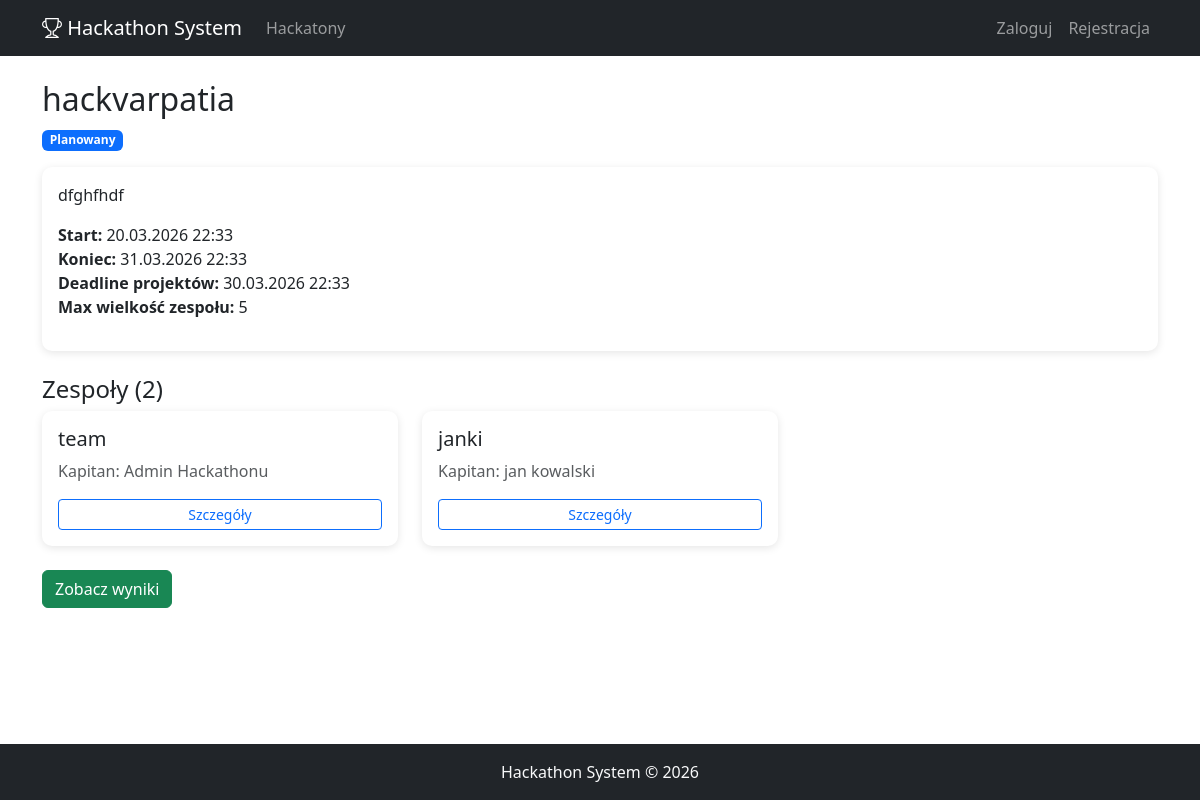
The app's page /hackathon/1/ with its own data.
### hackathon/models.py (models this page shows, shortened)
class Hackathon(models.Model):
    STATUS_CHOICES = [
        ('planned', 'Planowany'),
        ('active', 'Aktywny'),
        ('judging', 'Ocenianie'),
        ('finished', 'Zakończony'),
    ]
    name = models.CharField(max_length=200, verbose_name='Nazwa')
    description = models.TextField(verbose_name='Opis')
    date_start = models.DateTimeField(verbose_name='Data rozpoczęcia')
    date_end = models.DateTimeField(verbose_name='Data zakończenia')
    submit_deadline = models.DateTimeField(verbose_name='Deadline oddania projektów')
    status = models.CharField(max_length=20, choices=STATUS_CHOICES, default='planned', verbose_name='Status')
    max_team_size = models.PositiveIntegerField(default=5, verbose_name='Max wielkość zespołu')
    created_at = models.DateTimeField(auto_now_add=True)
    class Meta:
        ordering = ['-date_start']

### teams/models.py (models this page shows, shortened)
class Team(models.Model):
    name = models.CharField(max_length=200, verbose_name='Nazwa zespołu')
    hackathon = models.ForeignKey(Hackathon, on_delete=models.CASCADE, related_name='teams')
    captain = models.ForeignKey(User, on_delete=models.CASCADE, related_name='captained_teams')
    description = models.TextField(blank=True, verbose_name='Opis')
    created_at = models.DateTimeField(auto_now_add=True)
    class Meta:
        unique_together = ['name', 'hackathon']

### hackathon/views.py (the view)
# urls.py: path('<int:pk>/', views.hackathon_detail, name='detail'),
def hackathon_detail(request, pk):
    hackathon = get_object_or_404(Hackathon, pk=pk)
    teams = hackathon.teams.all()
    return render(request, 'hackathon/detail.html', {'hackathon': hackathon, 'teams': teams})

### hackathon/templates/hackathon/detail.html (shortened to what this page needs)
{% extends 'base.html' %}
{% block content %}
<h2>{{ hackathon.name }}</h2>
<span class="badge bg-primary mb-3">{{ hackathon.get_status_display }}</span>
<div class="card p-3 mb-4">
    <p>{{ hackathon.description }}</p>
    <p>
        <strong>Start:</strong> {{ hackathon.date_start|date:"d.m.Y H:i" }}<br>
        <strong>Koniec:</strong> {{ hackathon.date_end|date:"d.m.Y H:i" }}<br>
        <strong>Deadline projektów:</strong> {{ hackathon.submit_deadline|date:"d.m.Y H:i" }}<br>
        <strong>Max wielkość zespołu:</strong> {{ hackathon.max_team_size }}
    </p>
</div>
<h4>Zespoły ({{ teams.count }})</h4>
<div class="row">
    {% for team in teams %}
        <div class="col-md-4 mb-3">
            <div class="card p-3">
                <h5>{{ team.name }}</h5>
                <p class="text-muted">Kapitan: {{ team.captain.get_full_name|default:team.captain.username }}</p>
                <a href="{% url 'teams:detail' team.pk %}" class="btn btn-sm btn-outline-primary">Szczegóły</a>
            </div>
        </div>
    {% empty %}
        <p class="text-muted">Brak zespołów.</p>
    {% endfor %}
</div>
<a href="{% url 'judging:results' hackathon.pk %}" class="btn btn-success mt-2">Zobacz wyniki</a>
{% endblock %}

### static/css/style.css (style rules this page uses)
body { min-height: 100vh; display: flex; flex-direction: column; }
.card { box-shadow: 0 2px 8px rgba(0,0,0,0.1); border: none; border-radius: 10px; transition: transform 0.2s; }
.badge { font-size: 0.75em; }

### records on screen
Hackathon: name "hackvarpatia", status "Planowany", description "dfghfhdf", date_start "20.03.2026 22:33", date_end "31.03.2026 22:33", submit_deadline "30.03.2026 22:33", max_team_size "5", count "2"
Team: name "team", captain.get_full_name "Admin Hackathonu"
Team: name "janki", captain.get_full_name "jan kowalski"
